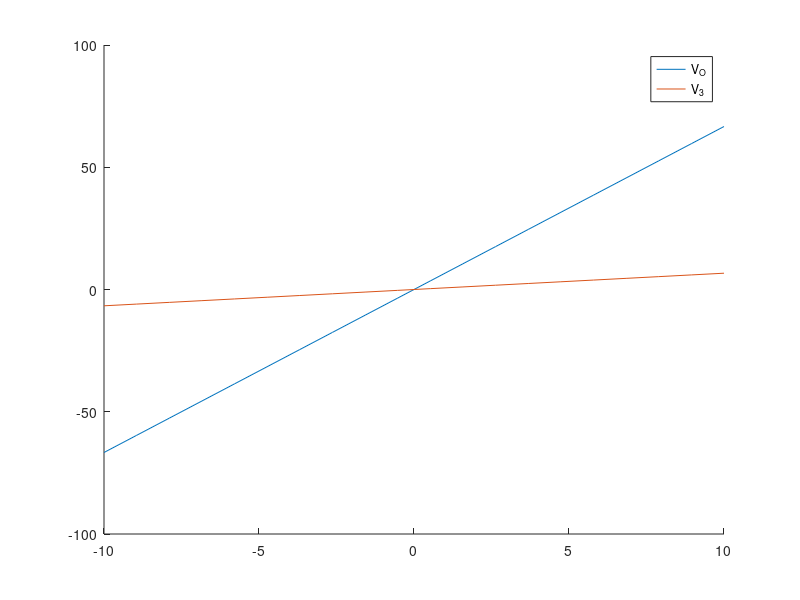

MATLAB code to generate this figure:


% Parameters
R1 = 1;
R2 = 2;
R3 = 10;
R4 = 0.1;
RO = 1000;
C1 = 0.25;
L1 = 0.2;
alpha = 100;

% V = [ V1; V2; V3; V4; V5; IL]
Vin=1;
G=zeros(6);
C=zeros(6);

%% V1
G(1,:)=[1 0 0 0 0 0]; % V1
C(1,:)=[0 0 0 0 0 0]; % V1

%% V2
G(2,:)=[(-1/R1) (1/R2+1/R1) 0 0 0 0]; 
C(2,:)=[-C1 +C1 0 0 0 0];

%% V3
G(3,:)=[0 0 1/R3 0 0 -1]; 
C(3,:)=[0 0 0 0 0 0]; 

%% V4
G(4,:)=[0 0 -1*alpha/R3 1 0 0]; 
C(4,:)=[0 0 0 0 0 0]; 

%% V5
G(5,:)=[0 0 0 -1/R4 (1/R4+1/RO) 0]; 
C(5,:)=[0 0 0 0 0 0];

%% V6
G(6,:)=[0 -1 1 0 0 0]; 
C(6,:)=[0 0 0 0 0 L1]; 

numsteps=20;
Data=zeros(3,numsteps);
Data(1,:)=linspace(-10,10,numsteps);

%% set F
for ii=1:numsteps
    % omega=0 for DC
    F=[Data(1,ii); 0; 0; 0; 0; 0];
    V=G\F;
    Data(2,ii)=V(5);
    Data(3,ii)=V(3);
end


figure(1)
hold on;
plot(Data(1,:),Data(2,:));
plot(Data(1,:),Data(3,:));
hold off;
legend('V_O','V_3');
